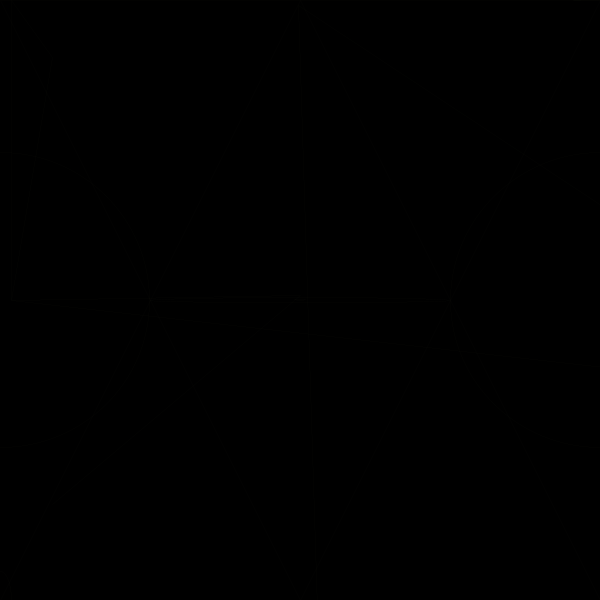
Frame 1 (no input)
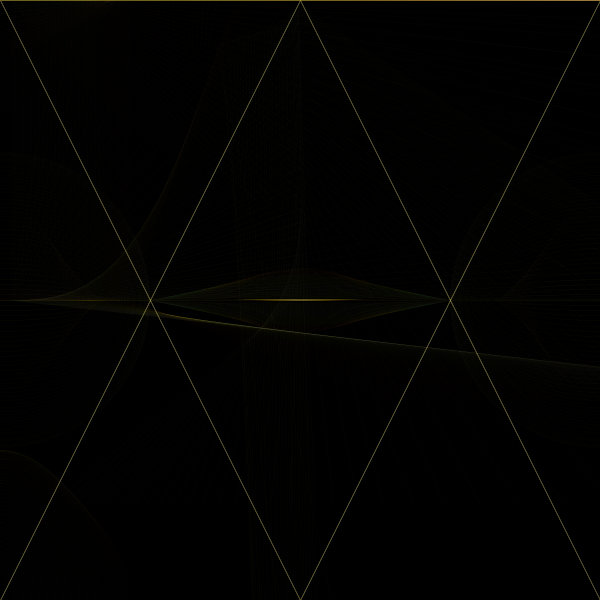
Frame 60 (the mouse pressed at the canvas centre just before this capture)
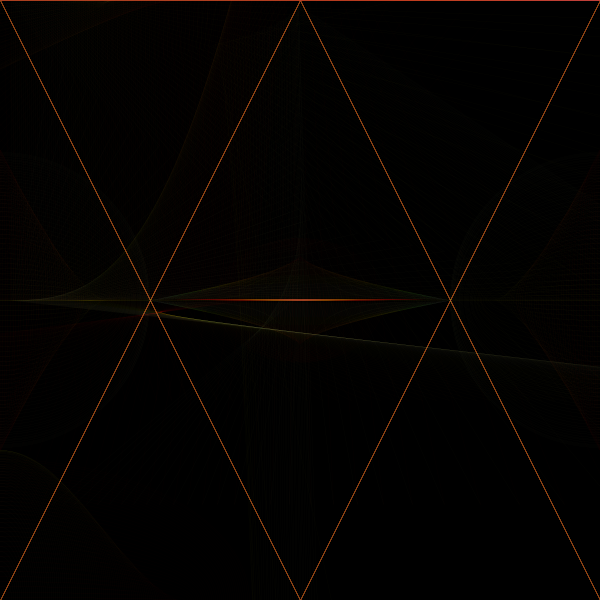
Frame 120 (the mouse held since frame 60 and released just before this capture)

The Processing sketch that drew these frames (run headless with seeded random() and noise(); from frame 60 on, the mouse is pressed at the canvas centre):

// Processing sketch: processing_54199
// ── processing_54199.pde

float x,y,x2,y2,angle,angle2;
 
void setup(){
  size(600,600);
  background(0);
  smooth();
  x = 5;
  y = 2;
  x2 = 0;
  y2 = 0;
  angle = 10;
  angle2 = 5;
     for (float x = 5; x < x2; x ++){
    for (float y = 2; y < y2; y ++){
       for (float x2 = 0; x2 < angle; x2 ++){
    for (float y2 = 0; y2 < angle2; y2 ++){
        }
       }
     }
    }
}
 
void draw(){
 
   
  x = cos(radians(angle2)) * width/2;
  y = cos(radians(angle)) * height/2;
  x2 = tan(radians(angle++)) * width/2;
  y2 = sin(radians(angle)) * height/2;
   
   
strokeWeight(.1);

 stroke(200,x,y/2,15);
 fill(x2,angle,y,.2);
 ellipse(0,height,angle*2,y2);
 ellipse(width,0,x2,.3);
 ellipse(300,300,x,angle2);
 ellipse(300,300,angle,.2);
 ellipse(0,300,x,y);
 ellipse(600,300,x,y);
 fill(136,x,y,.05);
 triangle(300,0,0,600,600,600);
 triangle(300,600,0,0,600,0);
 fill(130,120,x*y,.05);
 triangle(angle,300,x2,y2,angle,.05);
 
 noFill();
 beginShape();
 vertex(x2,504);
 vertex(300,y);
 vertex(angle,300);
 vertex(x*3,400);
 vertex(x,angle2);
 vertex(400,y*angle);
 endShape();
 
x++;
y++;
x2++;
y2++;
angle++;
angle2++;
  
}

//inspired by http://openprocessing.org/visuals/?visualID=53696
